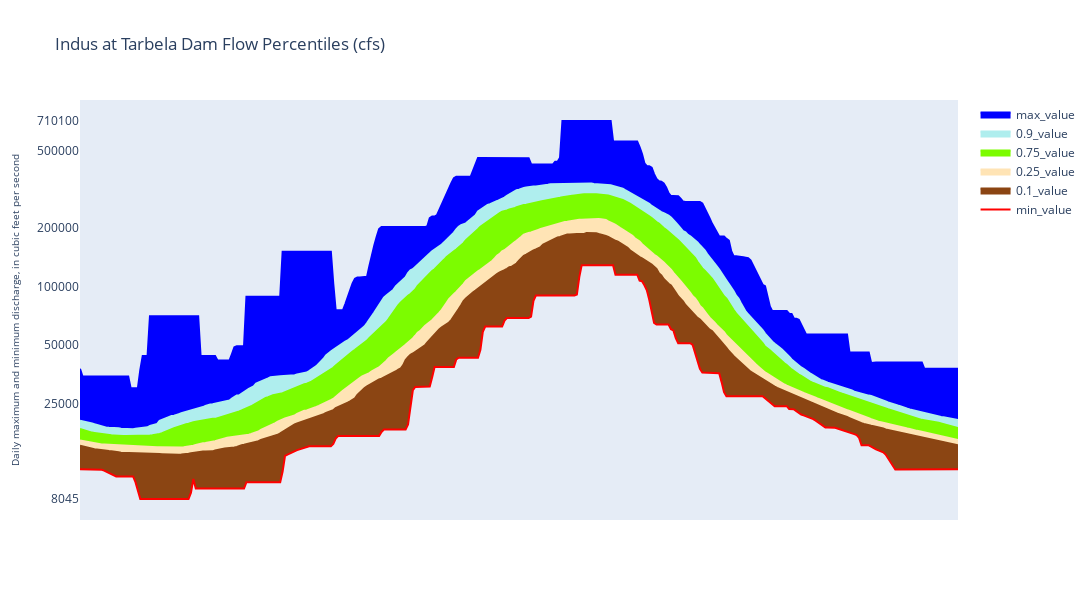

Notebook code cell kept with this figure:
### Markdown cell above
The Plot with ticks modified

### Code cell
# Get the data
Plot_dataframe = create_percentile_dataframe()

# set the index from 1 to 365
Plot_dataframe = Plot_dataframe.set_index(pd.Index(range(1, 366)))

# Create the traces

traces = []
fill_colors = ['brown', 'saddlebrown', 'moccasin', 'lawngreen','paleturquoise','blue']

for j, col in enumerate(Plot_dataframe.columns):
    fill = 'tonexty' if j > 0 else 'none'
    fillcolor = fill_colors[j] if j < len(fill_colors) else None
    linecolor = 'red' if j == 0 else fillcolor
    traces.append(go.Scatter(
        x=Plot_dataframe.index,
        y=Plot_dataframe.iloc[:, j],
        name=col,
        fill=fill,
        fillcolor=fillcolor,
        line=dict(color=linecolor)
    ))

# Set the layout
layout = go.Layout(
    width=1200,
    height=600,
    title='Indus at Tarbela Dam Flow Percentiles (cfs)',
    xaxis=dict(title='', showticklabels=False, showgrid=False),

    yaxis=dict(
        title='Daily maximum and minimum discharge, in cubic feet per second',
        tickmode='array',
        tickformat='.0f',
        tickvals=[Plot_dataframe.iloc[:, 0].min(), 25000, 50000,100000,200000, 500000, Plot_dataframe.iloc[:, -1].max()],
        type='log',
        tick0=Plot_dataframe.iloc[:, 0].min(),
        dtick=(Plot_dataframe.iloc[:, -1].max() - Plot_dataframe.iloc[:, 0].min()) / 10,
        showgrid=False,
        titlefont=dict(size=10)
    )
)

# Create the figure
fig = go.Figure(data=traces, layout=layout)

# Show the figure
pio.show(fig)

### Figure 1 — Plotly figure (JSON) as saved in the notebook; plotly's stock layout.template omitted (floating-point values rounded to 4 significant figures; data arrays with more than 128 entries replaced by an {"elided": "..."} marker saying what was removed)
{"data": [{"fill": "none", "fillcolor": "brown", "line": {"color": "red"}, "name": "min_value", "type": "scatter", "x": {"elided": "365 int values"}, "y": {"elided": "365 float values"}}, {"fill": "tonexty", "fillcolor": "saddlebrown", "line": {"color": "saddlebrown"}, "name": "0.1_value", "type": "scatter", "x": {"elided": "365 int values"}, "y": {"elided": "365 float values"}}, {"fill": "tonexty", "fillcolor": "moccasin", "line": {"color": "moccasin"}, "name": "0.25_value", "type": "scatter", "x": {"elided": "365 int values"}, "y": {"elided": "365 float values"}}, {"fill": "tonexty", "fillcolor": "lawngreen", "line": {"color": "lawngreen"}, "name": "0.75_value", "type": "scatter", "x": {"elided": "365 int values"}, "y": {"elided": "365 float values"}}, {"fill": "tonexty", "fillcolor": "paleturquoise", "line": {"color": "paleturquoise"}, "name": "0.9_value", "type": "scatter", "x": {"elided": "365 int values"}, "y": {"elided": "365 float values"}}, {"fill": "tonexty", "fillcolor": "blue", "line": {"color": "blue"}, "name": "max_value", "type": "scatter", "x": {"elided": "365 int values"}, "y": {"elided": "365 float values"}}], "layout": {"height": 600, "title": {"text": "Indus at Tarbela Dam Flow Percentiles (cfs)"}, "width": 1200, "xaxis": {"showgrid": false, "showticklabels": false, "title": {"text": ""}}, "yaxis": {"dtick": 70210.0, "showgrid": false, "tick0": 8045.0, "tickformat": ".0f", "tickmode": "array", "tickvals": [8045.0, 25000, 50000, 100000, 200000, 500000, 710100.0], "title": {"font": {"size": 10}, "text": "Daily maximum and minimum discharge, in cubic feet per second"}, "type": "log"}}}
